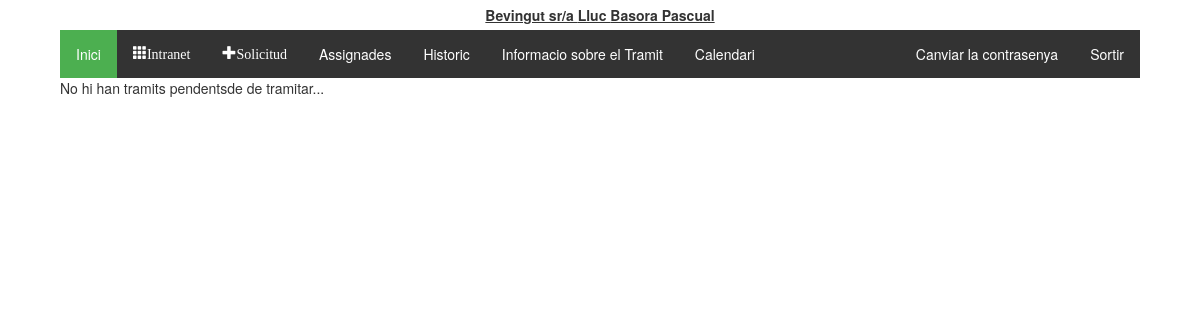
Page /tramitador/assignades/ (signed in) on the earlier database version.
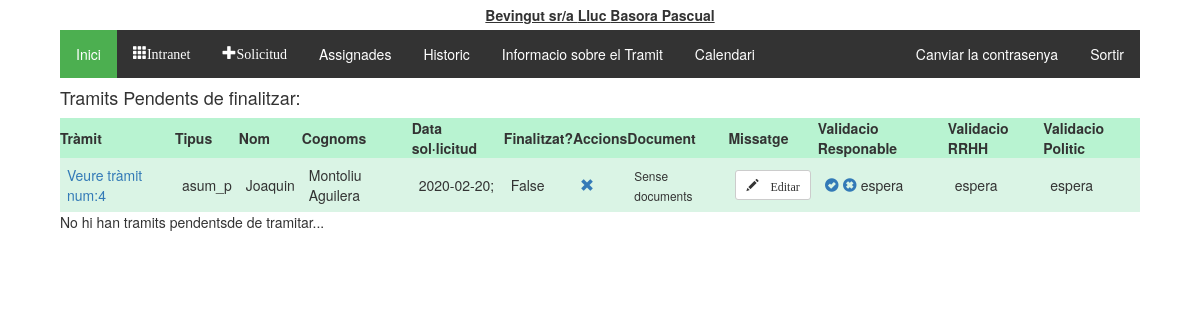
Same page on the later database version.
### tramitador/models.py (models this page shows, shortened)
class Tramit(models.Model):
    validacio = (
        ('conforme','conforme'),
        ('inconforme','no conforme'),
        ('espera', 'en espera'),
    )
    tipologia = (
        ('vacances', 'Vacances'),
        ('perm_precep', 'Permisos preceptius'),
        ('perm_no_precep', 'Permisos no preceptius'),
        ('asum_p', 'Asumptes personals'),
        ('perm_indisposicio', 'Permis Indisposicio'),
        ('perm_altres', 'Altres permissos'),
    )
    treballador = models.ForeignKey(Treballadors, on_delete=models.CASCADE)
    document = models.ForeignKey(Document, on_delete=models.SET_NULL, null=True, blank=True)
    creat_en = models.DateTimeField(auto_now_add=True)
    modificat_en = models.DateTimeField(auto_now=True)
    data_sol = models.CharField(max_length=250, help_text = "Interval de dates amb guións '/', per dies no consecutios emprar ';' Exemple:2019-08-01-2019-08-20;2019-09-09")
    tipus = models.CharField(max_length=40, choices=tipologia, default='asum_p')
    finalitzat = models.BooleanField(default=False)
    """Validacio de RRHH"""
    valRRHH = models.CharField(max_length=20, choices=validacio, default='espera')
    """Validacio del responsable"""
    valResp =  models.CharField(max_length=20, choices=validacio, default='espera')
    """Validacio del Politic"""
    valPol = models.CharField(max_length=20, choices=validacio, default='espera')
    """En cas de voler explicar el motiu"""
    missatge_usuari = models.CharField(max_length=2000, null = True)
    missatge_responsable = models.CharField(max_length=2000, null = True, blank=True)
    """Millores per el admin site"""
    def was_published_recently(self):
        return self.creat_en >= timezone.now() - datetime.timedelta(days=1)
    was_published_recently.admin_order_field = 'creat_en'
    was_published_recently.boolean = True
    was_published_recently.short_description = 'Publicat recentment?'

class Treballadors(AbstractUser):
    usuari = models.CharField(max_length=20)
    foto = models.FileField(upload_to='fotos', blank=True, null=True)
    """nom = models.CharField(max_length=20)
    cognoms = models.CharField(max_length=20)
    email = models.CharField(max_length=50)"""
    dni = models.CharField(max_length=20, null = True, blank=True)
    areas = models.ManyToManyField(Area)
    observacions = models.TextField(null = True, blank=True)
    """rol = models.CharField(max_length=20, choices = tip_rols, default = 'treb')
    estat = models.CharField(max_length=10, choices = tip_estats, default = 'alta')"""
    representant = models.ForeignKey('self', on_delete=models.CASCADE, blank=True, null = True)
    class Meta:
        ordering = ['first_name','last_name']

### tramitador/views.py (the view, shortened to what this page needs)
# urls.py: path('assignades/',views.assignades, name="assignades"),
@login_required
def assignades(request):
    groups = request.user.groups.all()
    rol = []
    l = []
    tramits_pendents_RRHH = None
    for g in groups:
        l.append(g.name)
    if "responsables" in l:
        tramits_pendents = Tramit.objects.all().filter(treballador__areas__in = request.user.areas.all()).filter( Q(valResp = "espera") | Q(valRRHH="inconforme")).exclude(finalitzat = True)
        if "RRHH" in l:
            tramits_pendents_RRHH = Tramit.objects.all().filter(~Q(valResp ="espera")).exclude(finalitzat = True)
            rol.append("RRHH")
        rol.append("responsables")
    elif "RRHH" in l:
        tramits_pendents_RRHH = Tramit.objects.all().filter(~Q(valResp ="espera")).exclude(finalitzat = True)
        rol.append("RRHH")
    elif "politics" in l:
        tramits_pendents = Tramit.objects.all().filter(Q(valRRHH = "conforme") & Q(finalitzat = False))
        rol.append('politics')
    if(tramits_pendents_RRHH != None):
        tramits_pendents = None
        context = {'tramits_pendents': tramits_pendents,'rol': rol, 'tramits_pendents_RRHH':tramits_pendents_RRHH }
        return render(request, 'tramits/assignades.html', context)
    else:
        context = {'tramits_pendents': tramits_pendents,'rol': rol}
        return render(request, 'tramits/assignades.html', context)

### tramitador/templatetags/group.py (called while the page is built)
@register.filter(name='has_group')
def has_group(user, group_name):
    group_name = group_name.split(";")
    for group in group_name:
        if(user.groups.filter(name=group).exists()):
            return True
    return False

### tramitador/templates/tramits/assignades.html (shortened to what the changed rows need)
{% extends 'tramits/base.html' %}
{% block content %}
  {% if tramits_pendents %}
  <h4>Tramits Pendents de finalitzar:</h4>
    <table class="TFtable">
      <tr>
        <th>Tràmit</th><th>Tipus</th><th>Nom</th><th>Cognoms</th><th>Data sol·licitud</th><th>Finalitzat?</th><th>Accions</th><th>Document</th><th>Missatge</th><th>Validacio Responable</th><th>Validacio RRHH</th>
        <th>Validacio Politic</th>
      </tr>
      {% for tramit in tramits_pendents %}
      <tr>
        <td><a href="{% url 'tramit_detall' tramit.id %}">Veure tràmit num:{{tramit.id}}</a></td><td>{{tramit.tipus}}</td><td>{{tramit.treballador.first_name}}</td><td>{{tramit.treballador.last_name}}</td>
        <td>{{tramit.data_sol}}</td><td>{{tramit.finalitzat}}</td><td><a href="{% url 'tramit_eliminar' tramit.id %}" onclick="return confirm('Estas segur de vole eliminar el tràmit?')" class="glyphicon glyphicon-remove"></a></td>
        <td>
          {% if tramit.document %}
            <a href='/static/documents/upload/{{ tramit.document.document }}' class="glyphicon glyphicon-save-file"></a>
          {% else %}
            <small>Sense documents</small>
          {% endif %}
        </td>
        <td>
          <button type="button" value="{{tramit.id}}" class="btn btn-default btn-sm missatges_btn" name="missatges_btn">
            <span class="glyphicon glyphicon-pencil"> Editar</span>
          </button>
        </td>
        <td>
          {% if 'responsables' in rol %}
            <a href="{% url 'validar' tramit.id 'responsables' %}" class="glyphicon glyphicon-ok-sign" title="Validar el Tràmit" id="validar" data-tramit="{{tramit.id}}" data-rol="{{rol}}"></a>
            <a href="{% url 'denegar' tramit.id 'responsables' %}" class="glyphicon glyphicon-remove-sign" title="Denegar el Tràmit" id="denegar" onclick="return confirm('Estas segur de voler denegar el tràmit?')" data-tramit="{{tramit.id}}" data-rol="{{rol}}"></a>
          {% endif %}
          {{tramit.valResp}}
        </td>
        <td>
            {{tramit.valRRHH}}
        </td>
        <td>
            {{tramit.valPol}}
        </td>
      </tr>
      {% endfor %}
    </table>
  {% endif %}
  {% if tramits_pendents_RRHH %}
    <h4>Tramits Pendents com a RRHH:</h4>
    <table class="TFtable">
      <tr>
        <th>Tràmit</th><th>Tipus</th><th>Nom</th><th>Cognoms</th><th>Data Sol·licitud</th><th>Finalitzat?</th><th>Accions</th><th>Document</th><th>Missatge</th><th>Validacio Responable</th><th>Validacio RRHH</th>
        <th>Validacio Politic</th>
      </tr>
      {% for tramit in tramits_pendents_RRHH %}
      <tr>
        <td><a href="{% url 'tramit_detall' tramit.id %}">Veure tràmit num:{{tramit.id}}</a></td><td>{{tramit.tipus}}</td><td>{{tramit.treballador.first_name}}</td><td>{{tramit.treballador.last_name}}</td>
        <td>{{tramit.data_sol}}</td><td>{{tramit.finalitzat}}</td><td><a href="{% url 'tramit_eliminar' tramit.id %}" onclick="return confirm('Estas segur de vole eliminar el tràmit?')" class="glyphicon glyphicon-remove"></a></td>
        <td>
          {% if tramit.document %}
            <a href='/static/documents/upload/{{ tramit.document.document }}' class="glyphicon glyphicon-save-file"></a>
          {% else %}
            <small>Sense documents</small>
          {% endif %}
        </td>
        <td>
          <button type="button" value="{{tramit.id}}" class="btn btn-default btn-sm missatges_btn" name="missatges_btn">
            <span class="glyphicon glyphicon-pencil"> Editar</span>
          </button>
        </td>
        <td>
          {% if 'responsables' in rol %}
            <a href="{% url 'validar' tramit.id 'responsables' %}" class="glyphicon glyphicon-ok-sign" title="Validar el Tràmit" id="validar" data-tramit="{{tramit.id}}" data-rol="responsables"></a>
            <a href="{% url 'denegar' tramit.id 'responsables' %}" class="glyphicon glyphicon-remove-sign" title="Denegar el Tràmit" id="denegar" data-tramit="{{tramit.id}}" data-rol="responsables" onclick="return confirm('Estas segur de voler denegar el tràmit?')"></a>
          {% endif %}
          {{tramit.valResp}}
        </td>
        <td>
          {% if 'RRHH' in rol %}
            <a href="{% url 'validar' tramit.id 'RRHH' %}" class="glyphicon glyphicon-ok-sign" title="Validar el Tràmit" id="validar" data-tramit="{{tramit.id}}" data-rol="RRHH"></a>
            <a href="{% url 'denegar' tramit.id 'RRHH' %}" class="glyphicon glyphicon-remove-sign" title="Denegar el Tràmit" id="denegar" data-tramit="{{tramit.id}}" data-rol="RRHH"  onclick="return confirm('Estas segur de voler denegar el tràmit?')"></a>
          {% endif %}
            {{tramit.valRRHH}}
        </td>
        <td>
          {% if 'politics' in rol %}
            <a href="{% url 'validar' tramit.id 'politics' %}" class="glyphicon glyphicon-ok-sign" title="Validar el Tràmit" id="validar" data-tramit="{{tramit.id}}" data-rol="politics"></a>
            <a href="{% url 'denegar' tramit.id 'politics' %}" class="glyphicon glyphicon-remove-sign" title="Denegar el Tràmit" id="denegar" data-tramit="{{tramit.id}}"data-rol="politics"></a>
          {% endif %}
            {{tramit.valPol}}
        </td>
      </tr>
      {% endfor %}
    </table>
    {% else %}
      <p>No hi han tramits pendentsde de tramitar...</p>
    {% endif %}
{% endblock %}

Differences in the rows shown:
added Tramit: id "4", tipus "asum_p", treballador.first_name "Joaquin", treballador.last_name "Montoliu Aguilera", data_sol "2020-02-20;", finalitzat "False", shows "Sense documents", valResp "espera", valRRHH "espera", valPol "espera"
Other differences:
text now shown: "Tramits Pendents de finalitzar: Tràmit Tipus Nom Cognoms Data sol·licitud Finalitzat? Accions Document Missatge Validacio Responable Validacio RRHH Validacio Politic"
